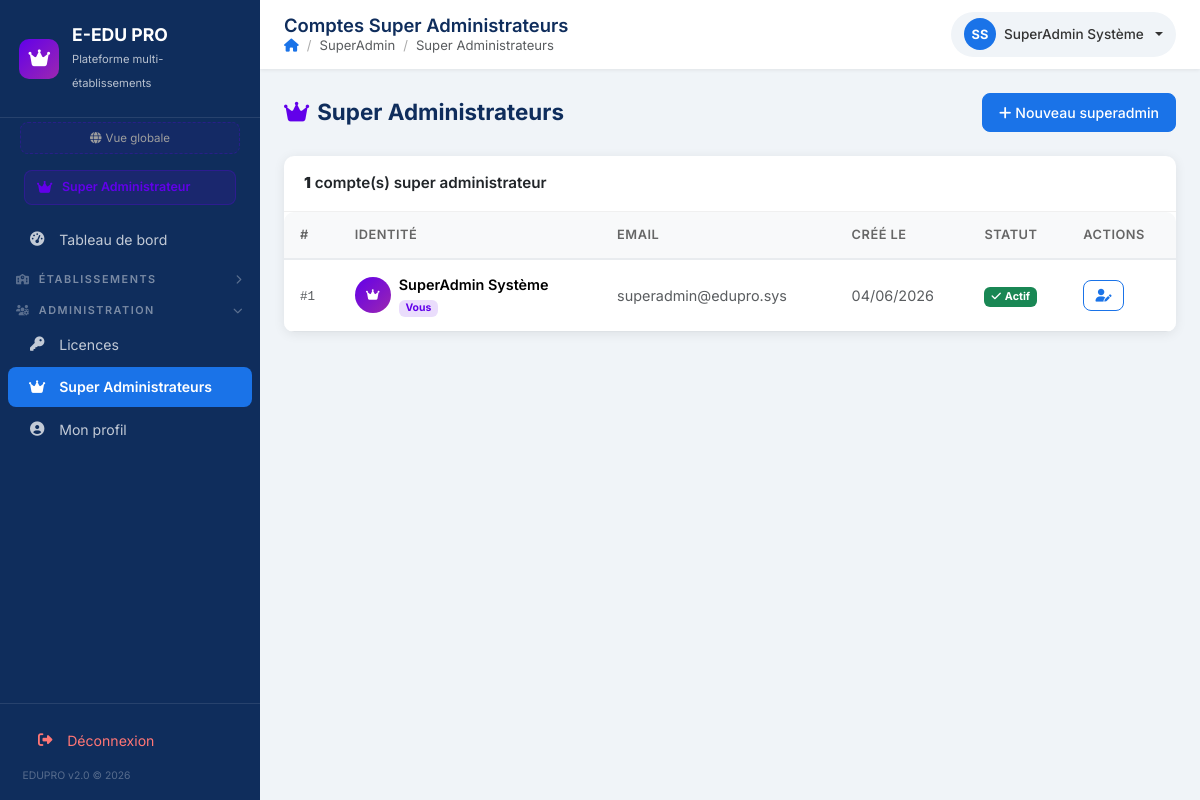
The app's page /modules/superadmin/superadmins.php (signed in) with its own data.
### tables this page shows
CREATE TABLE IF NOT EXISTS users (
    id           INT PRIMARY KEY AUTO_INCREMENT,
    nom          VARCHAR(100) NOT NULL,
    prenom       VARCHAR(100) NOT NULL,
    email        VARCHAR(150) UNIQUE NOT NULL,
    password     VARCHAR(255) NOT NULL,
    role         ENUM('superadmin','admin','directeur','scolarite','enseignant','comptable','etudiant','coordinateur','assistante') NOT NULL DEFAULT 'etudiant',
    ecole_id     INT          DEFAULT NULL,
    reference_id INT          NULL,
    actif        TINYINT(1)   DEFAULT 1,
    created_at   TIMESTAMP    DEFAULT CURRENT_TIMESTAMP,
    INDEX idx_ecole_id (ecole_id)
);

### includes/auth.php (called while the page is built, shortened)
<?php
function getCurrentUser(): ?array {
    return $_SESSION['user'] ?? null;
}
function isSuperAdmin(): bool {
    $user = getCurrentUser();
    return ($user['role'] ?? '') === 'superadmin';
}
function getEcoleId(): int {
    return (int)($_SESSION['ecole_id'] ?? 0);
}
function getCurrentEcole(): ?array {
    return $_SESSION['ecole'] ?? null;
}

### includes/functions.php (called while the page is built, shortened)
<?php
function h(?string $str): string {
    return htmlspecialchars($str ?? '', ENT_QUOTES, 'UTF-8');
}
function getParam(string $cle, string $default = ''): string {
    static $cache = [];
    $ecoleId = getEcoleId();
    $ecoleFields = ['etablissement_nom','etablissement_slogan','etablissement_adresse','etablissement_ville',
                    'etablissement_pays','etablissement_telephone','etablissement_email',
                    'logo_path','cachet_dg_path','theme_couleur_primaire','theme_couleur_sidebar'];
    if (!isset($cache[$ecoleId])) {
        try {
            $cache[$ecoleId] = [];
        } catch (PDOException $e) {
            $cache[$ecoleId] = [];
        }
    }
    return $cache[$ecoleId][$cle] ?? $default;
}
function getLogoUrl(): string {
    $path = getParam('logo_path');
    return '';
}

### modules/superadmin/superadmins.php (the view, shortened to what this page needs)
<?php
$db      = getDB();
$current = getCurrentUser();
$superadmins = $db->query("SELECT * FROM users WHERE role = 'superadmin' ORDER BY created_at ASC")->fetchAll();
$pageTitle  = 'Comptes Super Administrateurs';
$breadcrumb = ['SuperAdmin' => null, 'Super Administrateurs' => null];
include APP_ROOT . '/includes/header.php';
?>
<div class="page-header">
  <h2><i class="fas fa-crown me-2" style="color:#6200ea"></i>Super Administrateurs</h2>
  <button class="btn btn-primary" data-bs-toggle="modal" data-bs-target="#modalAdd">
    <i class="fas fa-plus me-1"></i>Nouveau superadmin
  </button>
</div>
<div class="card">
  <div class="card-header"><strong><?= count($superadmins) ?></strong> compte(s) super administrateur</div>
  <div class="table-responsive">
    <table class="table table-hover align-middle">
      <thead>
        <tr>
          <th>#</th>
          <th>Identité</th>
          <th>Email</th>
          <th>Créé le</th>
          <th>Statut</th>
          <th>Actions</th>
        </tr>
      </thead>
      <tbody>
        <?php foreach ($superadmins as $sa): ?>
        <?php $isSelf = ((int)$sa['id'] === (int)$current['id']); ?>
        <tr>
          <td><code class="text-muted">#<?= $sa['id'] ?></code></td>
          <td>
            <div class="d-flex align-items-center gap-2">
              <div style="width:36px;height:36px;border-radius:50%;background:linear-gradient(135deg,#6200ea,#9c27b0);display:flex;align-items:center;justify-content:center;flex-shrink:0">
                <i class="fas fa-crown" style="color:#fff;font-size:.75rem"></i>
              </div>
              <div>
                <div class="fw-600"><?= h($sa['prenom'] . ' ' . $sa['nom']) ?></div>
                <?php if ($isSelf): ?>
                  <small class="badge" style="background:#6200ea22;color:#6200ea;font-size:.65rem">Vous</small>
                <?php endif; ?>
              </div>
            </div>
          </td>
          <td class="text-muted"><?= h($sa['email']) ?></td>
          <td class="text-muted fs-sm"><?= date('d/m/Y', strtotime($sa['created_at'])) ?></td>
          <td>
            <?php if ($sa['actif']): ?>
              <span class="badge bg-success"><i class="fas fa-check me-1"></i>Actif</span>
            <?php else: ?>
              <span class="badge bg-secondary">Inactif</span>
            <?php endif; ?>
          </td>
          <td>
            <div class="d-flex gap-1 flex-wrap">
              <?php if ($isSelf): ?>
                <a href="<?= APP_URL ?>/modules/superadmin/profil.php"
                   class="btn btn-sm btn-outline-primary" title="Modifier mon profil">
                  <i class="fas fa-user-edit"></i>
                </a>
              <?php endif; ?>
            </div>
          </td>
        </tr>
        <?php endforeach; ?>
      </tbody>
    </table>
  </div>
</div>
<?php include APP_ROOT . '/includes/footer.php'; ?>

### includes/header.php (shortened to what this page needs)
<?php
$pageTitle = $pageTitle ?? 'EDUPRO';
?>
<!DOCTYPE html>
<html lang="fr">
<head>
  <link href="https://cdn.jsdelivr.net/npm/bootstrap@5.3.2/dist/css/bootstrap.min.css" rel="stylesheet">
  <link href="https://cdnjs.cloudflare.com/ajax/libs/font-awesome/6.4.2/css/all.min.css" rel="stylesheet">
  <link href="<?= APP_URL ?>/assets/css/style.css" rel="stylesheet">
</head>
<body>
<div class="wrapper">
  <?php include APP_ROOT . '/includes/sidebar.php'; ?>
  <div id="main-content">
    <div class="topbar">
      <div class="d-flex align-items-center gap-3">
        <div>
          <h1 class="page-title"><?= h($pageTitle) ?></h1>
          <?php if (isset($breadcrumb)): ?>
          <nav aria-label="breadcrumb">
            <ol class="breadcrumb mb-0">
              <li class="breadcrumb-item"><a href="<?= APP_URL ?>/dashboard.php"><i class="fas fa-home"></i></a></li>
              <?php foreach ($breadcrumb as $label => $url): ?>
                <?php if ($url): ?>
                  <li class="breadcrumb-item"><a href="<?= h($url) ?>"><?= h($label) ?></a></li>
                <?php else: ?>
                  <li class="breadcrumb-item active"><?= h($label) ?></li>
                <?php endif; ?>
              <?php endforeach; ?>
            </ol>
          </nav>
          <?php endif; ?>
        </div>
      </div>
      <div class="topbar-right">
        <div class="dropdown">
          <div class="user-badge dropdown-toggle" data-bs-toggle="dropdown">
            <div class="user-avatar"><?= strtoupper(substr($user['prenom'] ?? 'A', 0, 1) . substr($user['nom'] ?? '', 0, 1)) ?></div>
            <span class="d-none d-md-inline"><?= h(($user['prenom'] ?? '') . ' ' . ($user['nom'] ?? '')) ?></span>
          </div>
        </div>
      </div>
    </div>
    <div class="content-area">

### includes/sidebar.php (shortened to what this page needs)
<?php
$user = getCurrentUser();
$role = $user['role'] ?? 'etudiant';
if (!function_exists('isActive')) {
    function isActive(string ...$paths): string {
        $uri = strtolower(parse_url($_SERVER['REQUEST_URI'], PHP_URL_PATH) ?? '');
        foreach ($paths as $path) {
            if (str_contains($uri, strtolower($path))) return ' active';
        }
        return '';
    }
}
if (!function_exists('isExact')) {
    function isExact(string $path): string {
        $uri = strtolower(parse_url($_SERVER['REQUEST_URI'], PHP_URL_PATH) ?? '');
        return str_ends_with($uri, strtolower($path)) ? ' active' : '';
    }
}
if (!function_exists('sectionOpen')) {
    function sectionOpen(string ...$paths): bool {
        $uri = strtolower(parse_url($_SERVER['REQUEST_URI'], PHP_URL_PATH) ?? '');
        foreach ($paths as $path) {
            if (str_contains($uri, strtolower($path))) return true;
        }
        return false;
    }
}
$roleConfig = [
    'superadmin'   => ['color' => '#6200ea', 'label' => 'Super Administrateur', 'icon' => 'fa-crown'],
    'admin'        => ['color' => '#1a73e8', 'label' => 'Administrateur',       'icon' => 'fa-user-shield'],
    'directeur'    => ['color' => '#5c35a0', 'label' => 'Directeur',            'icon' => 'fa-user-tie'],
    'scolarite'    => ['color' => '#0097a7', 'label' => 'Scolarité',             'icon' => 'fa-user-cog'],
    'enseignant'   => ['color' => '#34a853', 'label' => 'Enseignant',            'icon' => 'fa-chalkboard-teacher'],
    'comptable'    => ['color' => '#f57c00', 'label' => 'Comptable',             'icon' => 'fa-calculator'],
    'etudiant'     => ['color' => '#ea4335', 'label' => 'Étudiant',              'icon' => 'fa-user-graduate'],
    'coordinateur' => ['color' => '#2e7d32', 'label' => 'Coordinateur',          'icon' => 'fa-sitemap'],
    'assistante'   => ['color' => '#c0392b', 'label' => 'Assistante Direction',  'icon' => 'fa-envelope-open-text'],
];
$rc = $roleConfig[$role] ?? $roleConfig['etudiant'];
function sidebarGroup(string $id, string $label, string $icon, array $paths, string $links): string {
    $open     = sectionOpen(...$paths);
    $showCls  = $open ? ' show' : '';
    $expanded = $open ? 'true' : 'false';
    return <<<HTML
<div class="sidebar-group">
  <a class="sidebar-section-toggle" data-bs-toggle="collapse" href="#sg-{$id}" aria-expanded="{$expanded}">
    <span><i class="fas {$icon} me-1" style="font-size:.65rem;opacity:.7"></i> {$label}</span>
    <i class="fas fa-chevron-down sidebar-chevron"></i>
  </a>
  <div class="collapse{$showCls}" id="sg-{$id}">
    {$links}
  </div>
</div>
HTML;
}
?>
<nav id="sidebar">
  <?php
    $sidebarLogo = getLogoUrl();
    $sidebarNom  = isSuperAdmin() && !getEcoleId()
                   ? 'E-EDU PRO'
                   : getParam('etablissement_nom', 'E-EDU PRO');
    $sidebarSlogan = isSuperAdmin() && !getEcoleId()
                   ? 'Plateforme multi-établissements'
                   : getParam('etablissement_slogan', '');
  ?>
  <a href="<?= APP_URL ?>/dashboard.php" class="sidebar-brand">
    <?php if ($sidebarLogo && getEcoleId()): ?>
      <img src="<?= h($sidebarLogo) ?>" alt="Logo"
           style="width:38px;height:38px;object-fit:contain;border-radius:8px;background:#fff;padding:3px;flex-shrink:0">
    <?php elseif (isSuperAdmin()): ?>
      <div class="brand-icon" style="background:linear-gradient(135deg,#6200ea,#9c27b0)"><i class="fas fa-crown"></i></div>
    <?php else: ?>
      <div class="brand-icon"><i class="fas fa-school"></i></div>
    <?php endif; ?>
    <div class="brand-text">
      <strong style="white-space:normal;word-break:break-word;line-height:1.2"><?= h(mb_strtoupper($sidebarNom)) ?></strong>
      <small><?= h($sidebarSlogan) ?></small>
    </div>
  </a>
  <?php if (isSuperAdmin()): ?>
  <div style="padding:.25rem .75rem;margin:0 .5rem .25rem;">
    <?php $ecoleCtx = getCurrentEcole(); ?>
    <?php if ($ecoleCtx): ?>
    <div style="background:#6200ea22;border:1px solid #6200ea44;border-radius:8px;padding:.4rem .7rem;font-size:.72rem;display:flex;align-items:center;justify-content:space-between;gap:.5rem">
      <span style="color:#9c27b0;font-weight:600;word-break:break-word;line-height:1.3">
        <i class="fas fa-school me-1"></i><?= h($ecoleCtx['nom']) ?>
      </span>
      <a href="<?= APP_URL ?>/modules/superadmin/switch_ecole.php?id=0&csrf=<?= h(generateCsrfToken()) ?>"
         style="color:#c62828;font-size:.68rem;white-space:nowrap" title="Quitter cette école">
        <i class="fas fa-times"></i>
      </a>
    </div>
    <?php else: ?>
    <div style="background:#6200ea11;border:1px dashed #6200ea44;border-radius:8px;padding:.4rem .7rem;font-size:.72rem;color:#9e9e9e;text-align:center">
      <i class="fas fa-globe me-1"></i>Vue globale
    </div>
    <?php endif; ?>
  </div>
  <?php endif; ?>
  <div style="padding:.5rem 1rem .25rem;margin:0 .5rem;">
    <div style="background:<?= $rc['color'] ?>22;border:1px solid <?= $rc['color'] ?>44;border-radius:8px;padding:.45rem .75rem;display:flex;align-items:center;gap:.6rem;">
      <i class="fas <?= $rc['icon'] ?>" style="color:<?= $rc['color'] ?>;font-size:.85rem"></i>
      <span style="color:<?= $rc['color'] ?>;font-size:.78rem;font-weight:600"><?= $rc['label'] ?></span>
    </div>
  </div>
  <div style="overflow-y:auto;flex:1;padding-bottom:1rem;margin-top:.5rem;">
    <a href="<?= APP_URL ?>/dashboard.php" class="nav-link<?= isExact('/dashboard.php') ?>" style="margin-bottom:.25rem">
      <i class="fas fa-tachometer-alt"></i> Tableau de bord
    </a>
    <?php if ($role === 'superadmin'): ?>
    <?= sidebarGroup('sa-ecoles', 'Établissements', 'fa-school',
        ['/superadmin/index', '/superadmin/ecole_form'],
        '<a href="' . APP_URL . '/modules/superadmin/index.php" class="nav-link' . isActive('/superadmin/index') . '"><i class="fas fa-list"></i> Toutes les écoles</a>'
      . '<a href="' . APP_URL . '/modules/superadmin/ecole_form.php" class="nav-link' . isActive('/superadmin/ecole_form') . '"><i class="fas fa-plus"></i> Nouvelle école</a>'
    ) ?>
    <?= sidebarGroup('sa-admins', 'Administration', 'fa-users-cog',
        ['/superadmin/licences', '/superadmin/superadmins', '/superadmin/profil'],
        '<a href="' . APP_URL . '/modules/superadmin/licences.php" class="nav-link' . isActive('/superadmin/licences') . '"><i class="fas fa-key"></i> Licences</a>'
      . '<a href="' . APP_URL . '/modules/superadmin/superadmins.php" class="nav-link' . isActive('/superadmin/superadmins') . '"><i class="fas fa-crown"></i> Super Administrateurs</a>'
      . '<a href="' . APP_URL . '/modules/superadmin/profil.php" class="nav-link' . isActive('/superadmin/profil') . '"><i class="fas fa-user-circle"></i> Mon profil</a>'
    ) ?>
    <?php endif; ?>
  </div>
  <div class="sidebar-footer">
    <a href="<?= APP_URL ?>/logout.php" class="nav-link" style="margin:0;color:#ff7675;">
      <i class="fas fa-sign-out-alt"></i> Déconnexion
    </a>
    <div style="font-size:.65rem;color:rgba(255,255,255,.3);margin-top:.5rem;padding:0 .4rem;">
      EDUPRO v2.0 &copy; <?= date('Y') ?>
    </div>
  </div>
</nav>

### records on screen
users: role "E-EDU PRO", role "Plateforme multi-établissements", prenom+nom "SS", prenom+nom "SuperAdmin Système", id "1", shows "Vous", email "superadmin@edupro.sys", created_at "04/06/2026", actif 1 (drawn)

### other values on screen
$label "ÉTABLISSEMENTS ADMINISTRATION"
$links "Licences Super Administrateurs Mon profil"
$pageTitle "Comptes Super Administrateurs"
$label "SuperAdmin"
$label "Super Administrateurs"
count($superadmins) "1"
